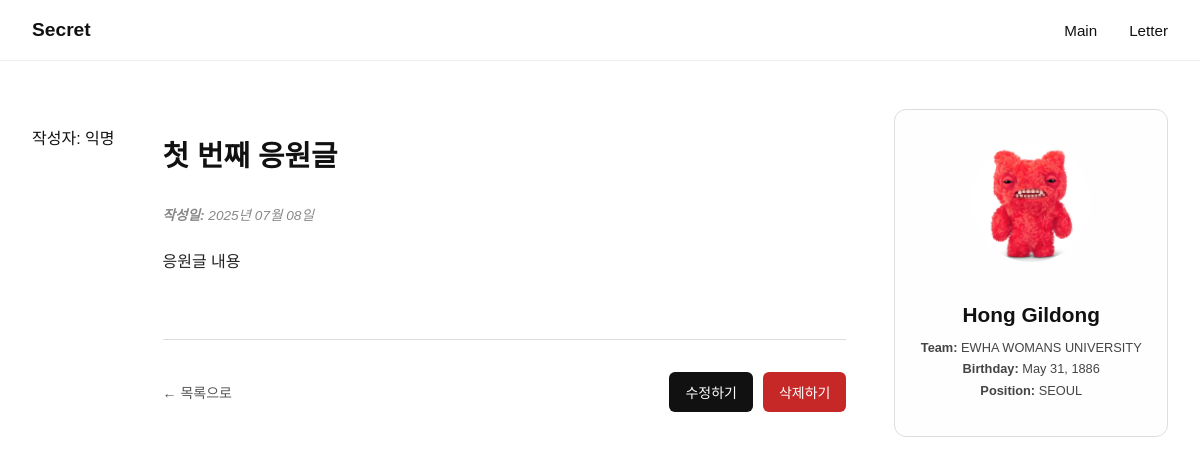
Before: /blog/page/2/ with the older database file.
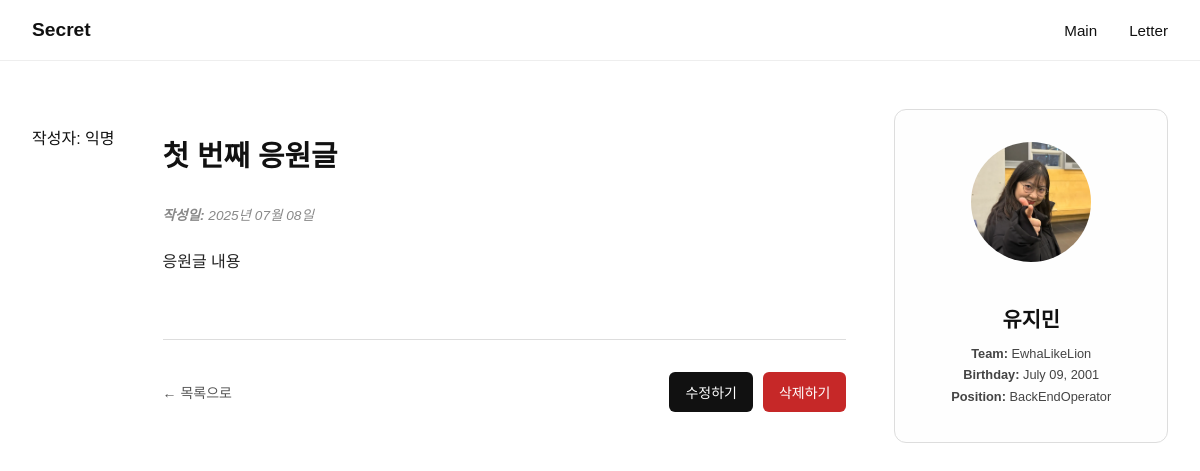
After: the same page with the newer database file.
### artists/models.py (models this page shows, shortened)
class Artist(models.Model):
    profile = models.ImageField(upload_to='artist_photo', blank=True, null=True)
    name = models.CharField(max_length=50)
    team = models.CharField(max_length=200)
    birthday = models.DateField()
    position = models.CharField(max_length=100)

### blog/views.py (the view)
# urls.py: path('page/<int:pk>/', post_detail_page, name='post_detail_page'),
def post_detail_page(request, pk):
    post = get_object_or_404(Post, pk=pk)
    artist = Artist.objects.first()
    return render(request, 'post_detail.html', {'post': post, 'artist': artist})

### blog/templates/post_detail.html (shortened to what this page needs)
{% load static %}
<!DOCTYPE html>
<html lang="ko">
  <head>
    <link rel="stylesheet" href="{% static 'css/post_detail_style.css' %}" />
  </head>
  <body>
    <header class="top-header">
      <div class="top-right-logo">Secret</div>
      <nav class="main-nav">
        <a href="{% url 'artists:artist_main' %}">Main</a>
        <a href="{% url 'blog:post_list_page' %}">Letter</a>
      </nav>
    </header>
    <div class="main-container">
      <p class="post-info">
  작성자: {% if post.author %}{{ post.author.nickname|default:post.author.username }}{% else %}익명{% endif %}
</p>
      <section class="post-list">
        <h2 class="page-title">{{ post.title }}</h2>
        <p class="post-meta post-date">
          <strong>작성일:</strong> {{ post.date|date:"Y년 m월 d일" }}
        </p>
        <div class="post-body">{{ post.body|linebreaksbr }}</div>
        <hr class="divider" />
        <div class="button-group">
          <a href="{% url 'blog:post_list_page' %}" class="link-button"
            >← 목록으로</a
          >
          <a href="{% url 'blog:post_edit_form' post.pk %}"
            ><button>수정하기</button></a
          >
          <a href="{% url 'blog:post_delete' post.pk %}"
            ><button class="delete">삭제하기</button></a
          >
        </div>
      </section>
      <aside class="sidebar">
        <div class="artist-info">
          {% if artist.profile %}
          <img
            src="{{ artist.profile.url }}"
            alt="아티스트 프로필"
            class="artist-avatar"
          />
          {% else %}
          <img
            src="{% static 'blog/퍼글러.jpg' %}"
            alt="아티스트 프로필"
            class="artist-avatar"
          />
          {% endif %}
          <h3>{{ artist.name }}</h3>
          <ul>
            <li><strong>Team:</strong> {{ artist.team }}</li>
            <li>
              <strong>Birthday:</strong> {{ artist.birthday|date:"F d, Y" }}
            </li>
            <li><strong>Position:</strong> {{ artist.position }}</li>
          </ul>
        </div>
      </aside>
    </div>
  </body>
</html>

Changed rows visible on the page:
changed Artist: profile: a different picture; name "Hong Gildong" → "유지민"; team "EWHA WOMANS UNIVERSITY" → "EwhaLikeLion"; birthday "May 31, 1886" → "July 09, 2001"; position "SEOUL" → "BackEndOperator"
